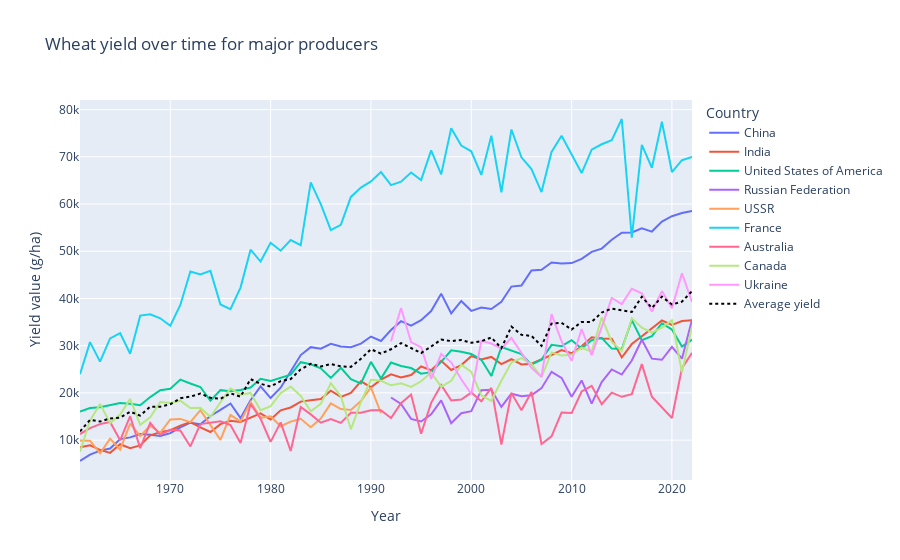

Notebook cell for this chart:
### Code cell
fig_line = px.line(
    major,
    x='year',
    y='Yield_Value',
    color='Country',
    title='Wheat yield over time for major producers',
    labels={"Yield_Value": "Yield value (g/ha)", 'year':'Year'},
    category_orders={'Country': ['China', 'India', 'United States of America', 'Russian Federation',
                                  'USSR', 'France', 'Australia', 'Canada', 'Ukraine']}

)

average_yield = major.groupby('year')['Yield_Value'].mean().reset_index()

fig_line.add_trace(
    go.Scatter(
        x=average_yield['year'],
        y=average_yield['Yield_Value'],
        mode='lines',
        name='Average yield',
        line=dict(dash='dot', color='black') 
    )
)

fig_line.show()
